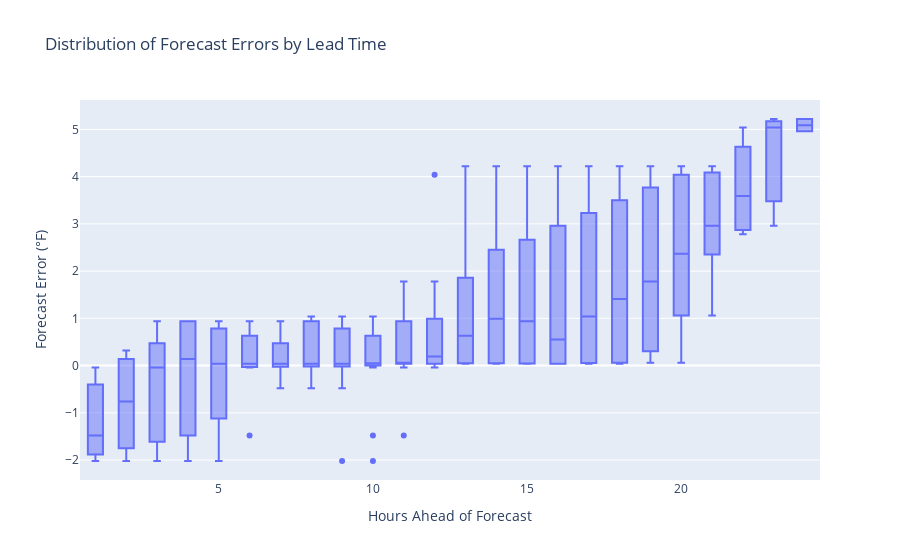
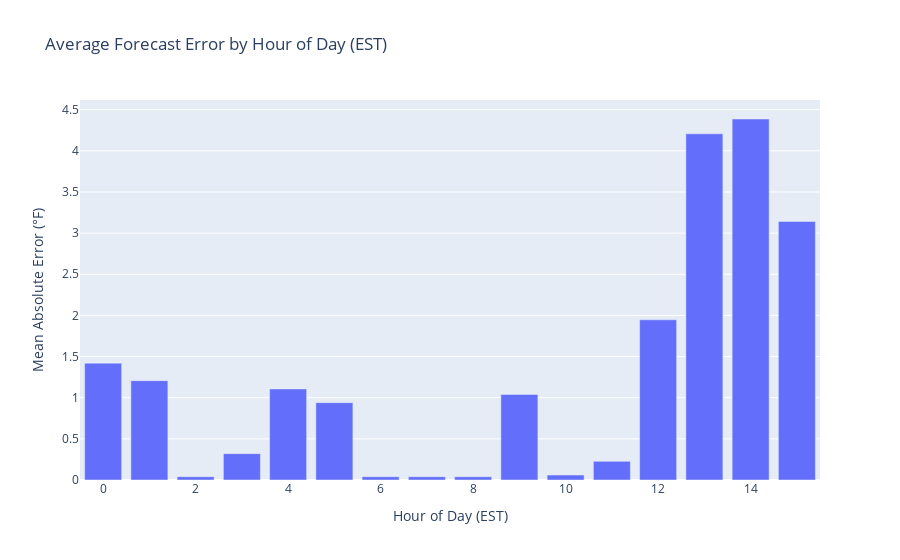
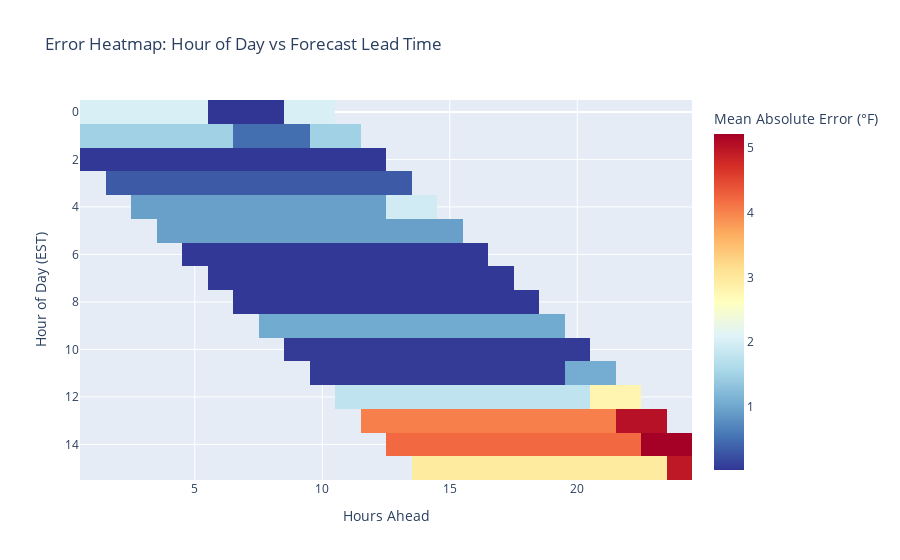
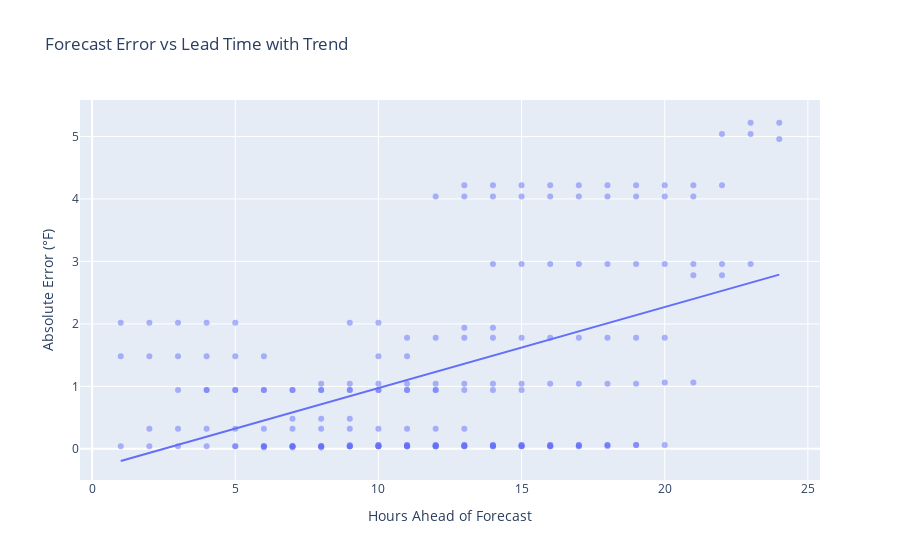

Source (notebook cell) for these figures, in order:
### Code cell
def analyze_forecast_accuracy(df_forecasts, df_observations, grouped_forecasts):
    """Analyze and visualize forecast accuracy from multiple perspectives."""
    accuracy_data = []
    
    for forecast_time_hour, group in grouped_forecasts:
        hour_observations = df_observations[
            (df_observations['observed_time'] >= forecast_time_hour) &
            (df_observations['observed_time'] < forecast_time_hour + timedelta(hours=1))
        ]
        
        if not hour_observations.empty:
            actual_temp = hour_observations['temperature'].mean()
            
            for _, forecast in group.iterrows():
                hours_ahead = (forecast_time_hour - forecast['created_at']).total_seconds() / 3600
                error = forecast['temperature'] - actual_temp
                accuracy_data.append({
                    'forecast_time': forecast_time_hour,
                    'hours_ahead': round(hours_ahead),  # Round to nearest hour for better grouping
                    'error': error,
                    'actual_temp': actual_temp,
                    'forecast_temp': forecast['temperature'],
                    'error_magnitude': abs(error),
                    'hour_of_day': forecast_time_hour.hour,
                    'date': forecast_time_hour.date()
                })
    
    df_accuracy = pd.DataFrame(accuracy_data)
    
    import plotly.express as px
    import plotly.graph_objects as go
    from plotly.subplots import make_subplots
    
    # 1. Box plot of errors by hours ahead
    fig1 = px.box(df_accuracy, 
                  x='hours_ahead',
                  y='error',
                  title='Distribution of Forecast Errors by Lead Time',
                  labels={'hours_ahead': 'Hours Ahead of Forecast',
                         'error': 'Forecast Error (°F)'})
    fig1.show()
    
    # 2. Average absolute error by hour of day

    
    # In this graph, hour_of_day comes from forecast_time_hour which is derived from forecast_time in our data processing:
    # So this graph shows the average error magnitude for each hour of the day that was being forecast for (the forecast_time), not when the forecast was made (created_at).
    #     For example, if the bar at hour 14 (2 PM EST) shows an error of 3°F, this means:
    #         For all forecasts that were predicting the temperature at 2 PM
    #         Regardless of when those forecasts were made (could be 6 hours ahead, 12 hours ahead, etc.)
    #         The average absolute error was 3°F
    
    hourly_mae = df_accuracy.groupby('hour_of_day')['error_magnitude'].mean().reset_index()
    fig2 = px.bar(hourly_mae,
                  x='hour_of_day',
                  y='error_magnitude',
                  title='Average Forecast Error by Hour of Day (EST)',
                  labels={'hour_of_day': 'Hour of Day (EST)',
                         'error_magnitude': 'Mean Absolute Error (°F)'})
    fig2.show()
    
    # 3. Heatmap of average absolute error by hour of day and hours ahead
    pivot_data = df_accuracy.pivot_table(
        values='error_magnitude',
        index='hour_of_day',
        columns='hours_ahead',
        aggfunc='mean'
    )
    
    fig3 = px.imshow(pivot_data,
                     title='Error Heatmap: Hour of Day vs Forecast Lead Time',
                     labels=dict(x='Hours Ahead', y='Hour of Day (EST)', color='Mean Absolute Error (°F)'),
                     aspect='auto',
                     color_continuous_scale='RdYlBu_r')
    fig3.show()
    
    # 4. Summary statistics
    print("\nSummary Statistics:")
    print(f"Overall Mean Absolute Error: {df_accuracy['error_magnitude'].mean():.2f}°F")
    print(f"Median Absolute Error: {df_accuracy['error_magnitude'].median():.2f}°F")
    print("\nMean Absolute Error by Lead Time:")
    print(df_accuracy.groupby('hours_ahead')['error_magnitude'].mean().round(2))
    
    # 5. Scatter plot with simple linear trendline instead of LOWESS
    fig4 = px.scatter(df_accuracy,
                      x='hours_ahead',
                      y='error_magnitude',
                      trendline="ols",  # Changed from "lowess" to "ols" (linear)
                      title='Forecast Error vs Lead Time with Trend',
                      labels={'hours_ahead': 'Hours Ahead of Forecast',
                             'error_magnitude': 'Absolute Error (°F)'},
                      opacity=0.5)
    fig4.show()
    
    return df_accuracy

# Run the analysis
df_accuracy = analyze_forecast_accuracy(df_forecasts, df_observations, grouped_forecasts)

### Figure 1 — Plotly figure (JSON) as saved in the notebook; plotly's stock layout.template omitted (floating-point values rounded to 4 significant figures; data arrays with more than 128 entries replaced by an {"elided": "..."} marker saying what was removed)
{"data": [{"alignmentgroup": "True", "hovertemplate": "Hours Ahead of Forecast=%{x}<br>Forecast Error (°F)=%{y}<extra></extra>", "legendgroup": "", "marker": {"color": "#636efa"}, "name": "", "notched": false, "offsetgroup": "", "orientation": "v", "showlegend": false, "type": "box", "x": {"elided": "188 int values"}, "x0": " ", "xaxis": "x", "y": {"elided": "188 float values"}, "y0": " ", "yaxis": "y"}], "layout": {"boxmode": "group", "legend": {"tracegroupgap": 0}, "title": {"text": "Distribution of Forecast Errors by Lead Time"}, "xaxis": {"anchor": "y", "domain": [0, 1], "title": {"text": "Hours Ahead of Forecast"}}, "yaxis": {"anchor": "x", "domain": [0, 1], "title": {"text": "Forecast Error (°F)"}}}}

### Figure 2 — Plotly figure (JSON) as saved in the notebook; plotly's stock layout.template omitted (floating-point values rounded to 4 significant figures)
{"data": [{"alignmentgroup": "True", "hovertemplate": "Hour of Day (EST)=%{x}<br>Mean Absolute Error (°F)=%{y}<extra></extra>", "legendgroup": "", "marker": {"color": "#636efa", "pattern": {"shape": ""}}, "name": "", "offsetgroup": "", "orientation": "v", "showlegend": false, "textposition": "auto", "type": "bar", "x": [0, 1, 2, 3, 4, 5, 6, 7, 8, 9, 10, 11, 12, 13, 14, 15], "xaxis": "x", "y": [1.42, 1.207, 0.04, 0.32, 1.107, 0.94, 0.04, 0.04, 0.04, 1.04, 0.06, 0.2267, 1.947, 4.207, 4.387, 3.142], "yaxis": "y"}], "layout": {"barmode": "relative", "legend": {"tracegroupgap": 0}, "title": {"text": "Average Forecast Error by Hour of Day (EST)"}, "xaxis": {"anchor": "y", "domain": [0, 1], "title": {"text": "Hour of Day (EST)"}}, "yaxis": {"anchor": "x", "domain": [0, 1], "title": {"text": "Mean Absolute Error (°F)"}}}}

### Figure 3 — Plotly figure (JSON) as saved in the notebook; plotly's stock layout.template omitted (floating-point values rounded to 4 significant figures; data arrays with more than 128 entries replaced by an {"elided": "..."} marker saying what was removed)
{"data": [{"coloraxis": "coloraxis", "hovertemplate": "Hours Ahead: %{x}<br>Hour of Day (EST): %{y}<br>Mean Absolute Error (°F): %{z}<extra></extra>", "name": "0", "type": "heatmap", "x": [1, 2, 3, 4, 5, 6, 7, 8, 9, 10, 11, 12, 13, 14, 15, 16, 17, 18, 19, 20, 21, 22, 23, 24], "xaxis": "x", "y": [0, 1, 2, 3, 4, 5, 6, 7, 8, 9, 10, 11, 12, 13, 14, 15], "yaxis": "y", "z": {"elided": "16x24 float values"}}], "layout": {"coloraxis": {"colorbar": {"title": {"text": "Mean Absolute Error (°F)"}}, "colorscale": [[0, "rgb(49,54,149)"], [0.1, "rgb(69,117,180)"], [0.2, "rgb(116,173,209)"], [0.3, "rgb(171,217,233)"], [0.4, "rgb(224,243,248)"], [0.5, "rgb(255,255,191)"], [0.6, "rgb(254,224,144)"], [0.7, "rgb(253,174,97)"], [0.8, "rgb(244,109,67)"], [0.9, "rgb(215,48,39)"], [1, "rgb(165,0,38)"]]}, "title": {"text": "Error Heatmap: Hour of Day vs Forecast Lead Time"}, "xaxis": {"anchor": "y", "domain": [0, 1], "title": {"text": "Hours Ahead"}}, "yaxis": {"anchor": "x", "autorange": "reversed", "domain": [0, 1], "title": {"text": "Hour of Day (EST)"}}}}

### Figure 4 — Plotly figure (JSON) as saved in the notebook; plotly's stock layout.template omitted (floating-point values rounded to 4 significant figures; data arrays with more than 128 entries replaced by an {"elided": "..."} marker saying what was removed)
{"data": [{"hovertemplate": "Hours Ahead of Forecast=%{x}<br>Absolute Error (°F)=%{y}<extra></extra>", "legendgroup": "", "marker": {"color": "#636efa", "opacity": 0.5, "symbol": "circle"}, "mode": "markers", "name": "", "orientation": "v", "showlegend": false, "type": "scatter", "x": {"elided": "188 int values"}, "xaxis": "x", "y": {"elided": "188 float values"}, "yaxis": "y"}, {"hovertemplate": "<b>OLS trendline</b><br>error_magnitude = 0.129747 * hours_ahead + -0.324806<br>R<sup>2</sup>=0.239632<br><br>Hours Ahead of Forecast=%{x}<br>Absolute Error (°F)=%{y} <b>(trend)</b><extra></extra>", "legendgroup": "", "marker": {"color": "#636efa", "symbol": "circle"}, "mode": "lines", "name": "", "showlegend": false, "type": "scatter", "x": {"elided": "188 int values"}, "xaxis": "x", "y": {"elided": "188 float values"}, "yaxis": "y"}], "layout": {"legend": {"tracegroupgap": 0}, "title": {"text": "Forecast Error vs Lead Time with Trend"}, "xaxis": {"anchor": "y", "domain": [0, 1], "title": {"text": "Hours Ahead of Forecast"}}, "yaxis": {"anchor": "x", "domain": [0, 1], "title": {"text": "Absolute Error (°F)"}}}}
